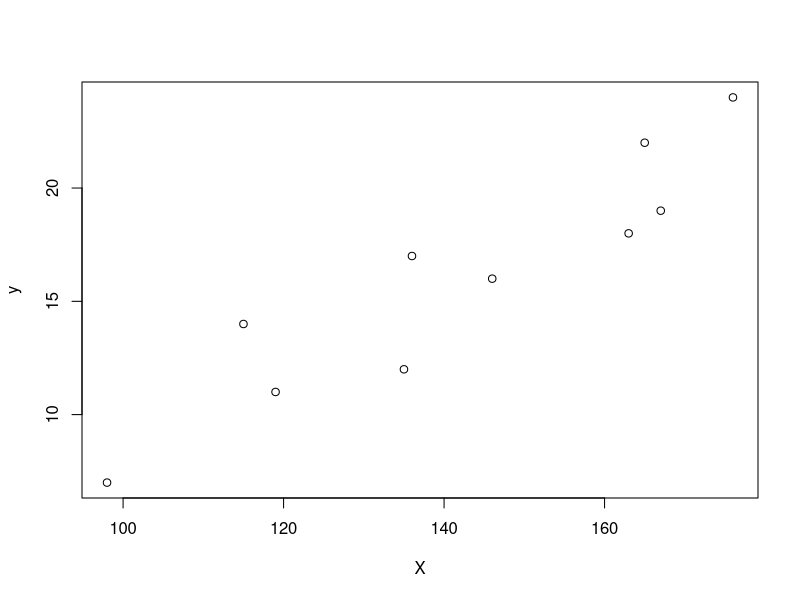
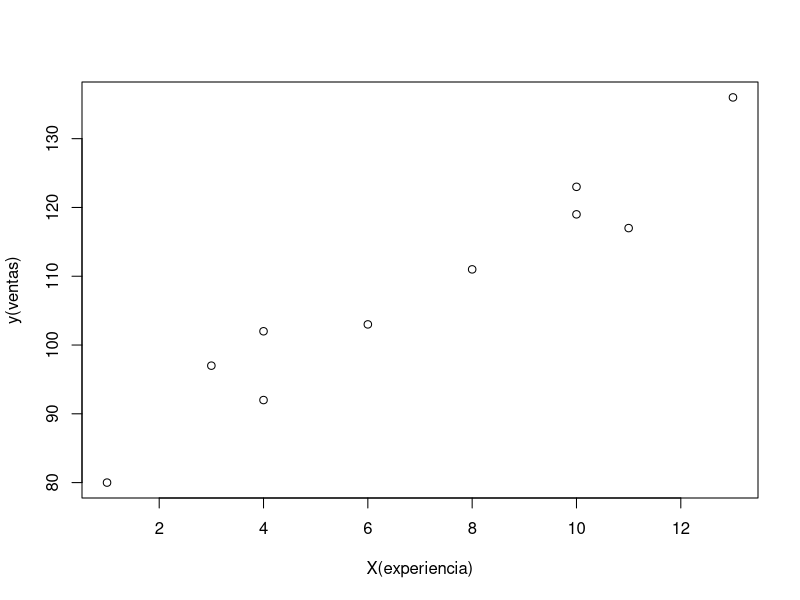
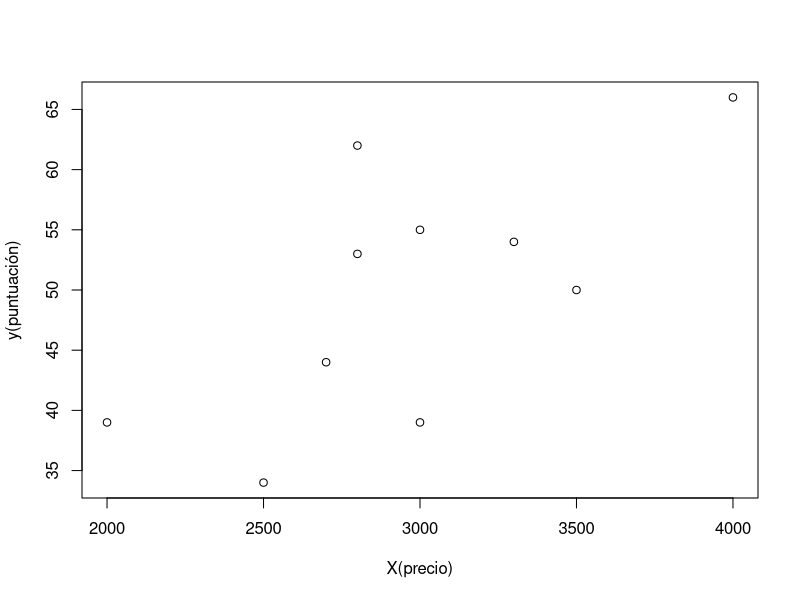

Source code (R) for these figures, in order:
### pag 554 ejer 6
# a)Trace un diagrama de dispersión con estos datos tomando como variable independiente los
#  salarios.
# b) ¿Qué indica el diagrama de dispersión del inciso a) acerca de la relación entre salario y gra-
#    tificación?
# c). Use el método de mínimos cuadrados para obtener la ecuación de regresión estimada.
# d). Dé una interpretación de la ecuación de regresión estimada.
# e). ¿Cuál será la gratificación de un vicepresidente que tenga un salario anual de $120 000?


# datos ;

data <- data.frame(salario = c(135,115,146,167,165,176,98,136,163,119),
                    gratifi = c(12,14,16,19,22,24,7,17,18,11))
# a)
plot( data$salario, data$gratifi, xlab = "X", ylab = "y")

# b) Gratificacion o bonos anuales vs salario de vicepresidentes.
#    se observa una aparente relación directa entre salarios y los bonos 
#    anuales.



# c) modelo Y = A + B X
mod <- lm(gratifi ~ salario, data=data)

# d)  La relación entre el salario recibido por los vicepresidentes y los 
#     bonos anuales es directa, a medida que aumenta el salario aumenta los bonos 
#     anuales.
#     
#     Se osbserva que por cada unidad del salario correspondido al vicepresidente
#     los bonos anuales se incrementan en 0.18 $us.


# e) 
120*0.1843-10.1641
11.9 
# la respuesta es 11.9 mil $us.


### ---------------- pag 556 ejer 9 ------------
# Un gerente de ventas recolectó los datos siguientes sobre ventas anuales y años de experiencia.
# Años de Ventas anuales

data <-  data.frame(experi = c(1,3,4,4,6,8,10,10,11,13),
                    ventas = c(80,97,92,102,103,111,119,123,117,136))

#a. Elabore un diagrama de dispersión con estos datos,
#   en el que la variable independiente sean
#   los años de experiencia.
#b. Dé la ecuación de regresión estimada que puede emplearse 
#   para predecir las ventas anuales cuando se conocen los 
#   años de experiencia.
#c. Use la ecuación de regresión estimada para pronosticar 
#   las ventas anuales de un vendedor  de 9 años de experiencia.


# a)
plot( data$experi, data$ventas, xlab = "X(experiencia)", ylab = "y(ventas)")

# b) 
(mod<-lm(ventas ~ experi, data=data))
# y = 80 + 4 x
y <- 80 + 4*9

# aprox 116 miles de $us



## --------------------  pag 565  ejer 20--------
#Consumer Reports publica pruebas y evaluaciones sobre televisores de alta definición. 
#Para cada modelo se elaboró una evaluación general basada principalmente en la 
# calidad de la imagen. Una evaluación más alta indica un mejor funcionamiento. 
# En los datos siguientes se dan evaluación general y precio de 
# televisores de plasma de 45 pulgadas (Consumer Reports, marzo 2006).


data <-  data.frame(marca  =c("Dell","Hisense","Hitachi","JVC",
                              "LG","Maxent","Panasonic","Phillips",
                              "Proview","Samsung"),
                    precio =c(2800,2800,2700,3500,3300,2000,
                              4000,3000,2500,3000),
                    puntc  =c(62,53,44,50,54,39,66,55,34,39))

# a. Use estos datos para obtener una ecuación de regresión 
#    estimada que pueda emplearse para estimar la puntuación
#    en la evaluación general de una televisión de 42 pulgadas dado
#    el precio.
#b. Calcule r 2. 
#    ¿Proporcionó un buen ajuste la ecuación de regresión estimada?
#c. Estime la puntuación en la evaluación general de un televisor
#    cuyo precio es $3200.


# a) 
plot( data$precio, data$puntc, xlab = "X(precio)", ylab = "y(puntuación)")

(mod <-  lm(puntc~precio, data=data))

summary(mod)

# b) se tiene un coeficiente de determinacion del 45% lo que significa que 
# el modelo puede explica solo el 45% de la variación de la variable precio.

# c) 

y <- 12.01749+0.01270*3200
y

# La puntuacion estimada es 52.7.


